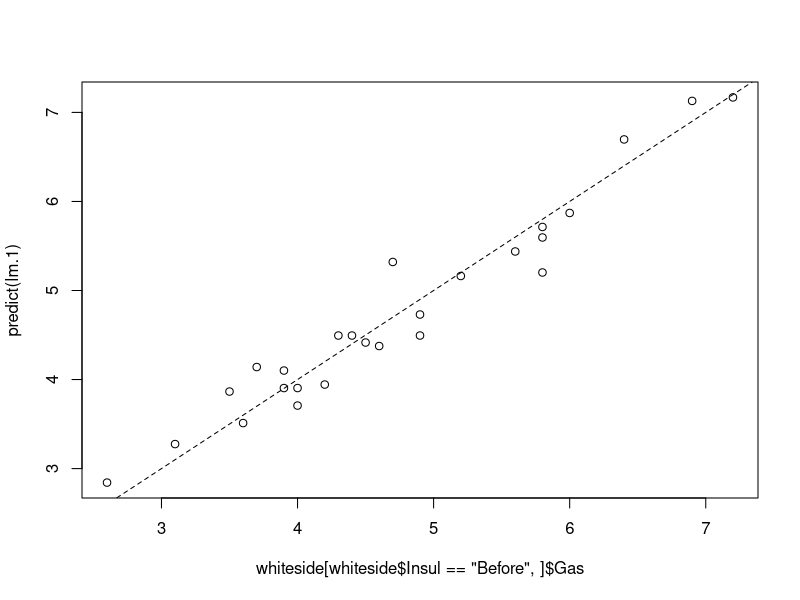

Reproduce this figure in R. (Note: this script raises an error after producing the figure.)
## ---- chunk 1
library(MASS)
head(whiteside) # inspect the data
## ---- chunk 2
lm.1 <- lm(Gas~Temp, data=whiteside[whiteside$Insul=='Before',]) # OLS estimation 
## ---- chunk 3
class(lm.1)
## ---- chunk 4
str(lm.1)
## ---- chunk 5
coef(lm.1)
## ---- chunk 6
plot(predict(lm.1)~whiteside[whiteside$Insul=='Before',]$Gas)
abline(0,1, lty=2)
## ---- chunk 7
R2 <- function(y, y.hat){
  numerator <- (y-y.hat)^2 %>% sum
  denominator <- (y-mean(y))^2 %>% sum
  1-numerator/denominator
}
R2(whiteside[whiteside$Insul=='Before',]$Gas, predict(lm.1))
## ---- chunk 8
summary(lm.1)
